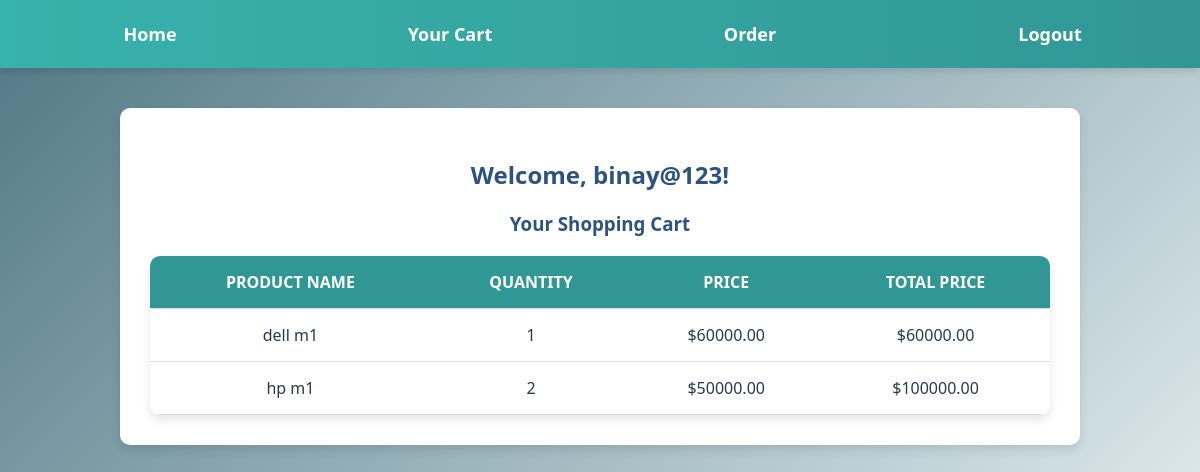
The app's page /order/cart-page/3/ with its own data.
### my_order/models.py (models this page shows, shortened)
class Cart(models.Model):
    user = models.ForeignKey(User, on_delete=models.CASCADE)
    product = models.ForeignKey(Product, on_delete=models.CASCADE)
    quantity = models.PositiveIntegerField(default=1)

### my_shop/models.py (models this page shows, shortened)
class Product(models.Model):
    name = models.CharField(max_length=100)
    description = models.TextField()
    price = models.DecimalField(max_digits=10, decimal_places=2)
    image = models.ImageField(upload_to='products/')
    category = models.ForeignKey(Category, on_delete=models.CASCADE)

### my_order/views.py (the view)
# urls.py: path('cart-page/<int:user_id>/', views.cart_page, name="cart_page"),
def cart_page(request, user_id):
    user = User.objects.get(id=user_id)
    cart_items = Cart.objects.filter(user_id=user_id)
    for item in cart_items:
        item.total_price = item.product.price * item.quantity
    return render(request, "cart_page.html", {
        'user': user,
        'cart_items': cart_items
    })

### my_order/templates/cart_page.html (shortened to what this page needs)
<!DOCTYPE html>
<html lang="en">
<head>
</head>
<body>
    {% include 'includes/navbar.html' %}
    <div class="container">
        <h2>Welcome, {{ user.username }}!</h2>
        <h3>Your Shopping Cart</h3>
        {% if cart_items %}
            <table>
                <thead>
                    <tr>
                        <th>Product Name</th>
                        <th>Quantity</th>
                        <th>Price</th>
                        <th>Total Price</th>
                    </tr>
                </thead>
                <tbody>
                    {% for item in cart_items %}
                        <tr>
                            <td data-label="Product">{{ item.product.name }}</td>
                            <td data-label="Quantity">{{ item.quantity }}</td>
                            <td data-label="Price">${{ item.product.price|floatformat:2 }}</td>
                            <td data-label="Total">${{ item.total_price }}</td>
                        </tr>
                    {% endfor %}
                </tbody>
            </table>
        {% else %}
            <p>Your cart is empty.</p>
        {% endif %}
    </div>
</body>
</html>

### my_order/templates/cart_page.html (style rules this page uses)
body { margin: 0; font-family: 'Segoe UI', Tahoma, Geneva, Verdana, sans-serif; background: linear-gradient(135deg, #4f7784, #dbe7eb); color: #2d3748; padding: 0px; }
.container { max-width: 900px; margin: 40px auto; background: white; padding: 30px; border-radius: 10px; box-shadow: 0 5px 10px rgba(0, 0, 0, 0.1); text-align: center; }
h2, h3 { color: #2c5282; }
table { width: 100%; border-collapse: collapse; margin-top: 20px; background: white; border-radius: 10px; overflow: hidden; box-shadow: 0 5px 10px rgba(0, 0, 0, 0.1); }
th, td { padding: 15px; text-align: center; border-bottom: 1px solid #ddd; }
th { background-color: #319795; color: white; text-transform: uppercase; }

### records on screen
Cart: product.name "dell m1", quantity "1", product.price "60000.00", total_price "60000.00"
Cart: product.name "hp m1", quantity "2", product.price "50000.00", total_price "100000.00"

### other values on screen
{{ user.username }} "binay@123"
